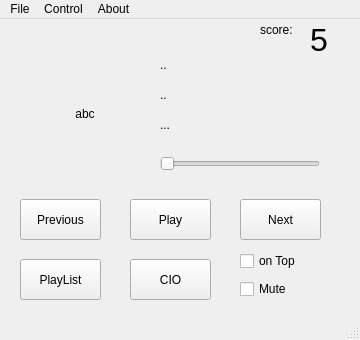
<?xml version="1.0" encoding="UTF-8"?>
<ui version="4.0">
 <class>MainWindow</class>
 <widget class="QMainWindow" name="MainWindow">
  <property name="geometry">
   <rect>
    <x>0</x>
    <y>0</y>
    <width>360</width>
    <height>340</height>
   </rect>
  </property>
  <property name="sizePolicy">
   <sizepolicy hsizetype="Fixed" vsizetype="Fixed">
    <horstretch>0</horstretch>
    <verstretch>0</verstretch>
   </sizepolicy>
  </property>
  <property name="minimumSize">
   <size>
    <width>360</width>
    <height>340</height>
   </size>
  </property>
  <property name="maximumSize">
   <size>
    <width>360</width>
    <height>340</height>
   </size>
  </property>
  <property name="windowTitle">
   <string>MainWindow</string>
  </property>
  <widget class="QWidget" name="centralwidget">
   <widget class="QPushButton" name="preBtn">
    <property name="geometry">
     <rect>
      <x>20</x>
      <y>180</y>
      <width>81</width>
      <height>41</height>
     </rect>
    </property>
    <property name="text">
     <string>Previous</string>
    </property>
   </widget>
   <widget class="QPushButton" name="stopBtn">
    <property name="geometry">
     <rect>
      <x>130</x>
      <y>180</y>
      <width>81</width>
      <height>41</height>
     </rect>
    </property>
    <property name="text">
     <string>Play</string>
    </property>
   </widget>
   <widget class="QPushButton" name="nextBtn">
    <property name="geometry">
     <rect>
      <x>240</x>
      <y>180</y>
      <width>81</width>
      <height>41</height>
     </rect>
    </property>
    <property name="text">
     <string>Next</string>
    </property>
   </widget>
   <widget class="QPushButton" name="modeBtn">
    <property name="geometry">
     <rect>
      <x>130</x>
      <y>240</y>
      <width>81</width>
      <height>41</height>
     </rect>
    </property>
    <property name="text">
     <string>CIO</string>
    </property>
   </widget>
   <widget class="QPushButton" name="listBtn">
    <property name="geometry">
     <rect>
      <x>20</x>
      <y>240</y>
      <width>81</width>
      <height>41</height>
     </rect>
    </property>
    <property name="text">
     <string>PlayList</string>
    </property>
   </widget>
   <widget class="QLabel" name="song_name">
    <property name="geometry">
     <rect>
      <x>160</x>
      <y>30</y>
      <width>151</width>
      <height>31</height>
     </rect>
    </property>
    <property name="text">
     <string>..</string>
    </property>
   </widget>
   <widget class="QLabel" name="song_author">
    <property name="geometry">
     <rect>
      <x>160</x>
      <y>60</y>
      <width>151</width>
      <height>31</height>
     </rect>
    </property>
    <property name="text">
     <string>..</string>
    </property>
   </widget>
   <widget class="QSlider" name="slider">
    <property name="geometry">
     <rect>
      <x>160</x>
      <y>130</y>
      <width>160</width>
      <height>29</height>
     </rect>
    </property>
    <property name="orientation">
     <enum>Qt::Horizontal</enum>
    </property>
   </widget>
   <widget class="QLabel" name="song_album">
    <property name="geometry">
     <rect>
      <x>160</x>
      <y>90</y>
      <width>171</width>
      <height>31</height>
     </rect>
    </property>
    <property name="text">
     <string>...</string>
    </property>
   </widget>
   <widget class="QLabel" name="song_score">
    <property name="geometry">
     <rect>
      <x>310</x>
      <y>0</y>
      <width>51</width>
      <height>41</height>
     </rect>
    </property>
    <property name="font">
     <font>
      <pointsize>24</pointsize>
     </font>
    </property>
    <property name="text">
     <string>5</string>
    </property>
   </widget>
   <widget class="QLabel" name="scoreLabel">
    <property name="geometry">
     <rect>
      <x>260</x>
      <y>0</y>
      <width>41</width>
      <height>21</height>
     </rect>
    </property>
    <property name="text">
     <string>score:</string>
    </property>
   </widget>
   <widget class="QLabel" name="img">
    <property name="geometry">
     <rect>
      <x>30</x>
      <y>30</y>
      <width>110</width>
      <height>130</height>
     </rect>
    </property>
    <property name="sizePolicy">
     <sizepolicy hsizetype="Fixed" vsizetype="Fixed">
      <horstretch>0</horstretch>
      <verstretch>0</verstretch>
     </sizepolicy>
    </property>
    <property name="minimumSize">
     <size>
      <width>110</width>
      <height>130</height>
     </size>
    </property>
    <property name="maximumSize">
     <size>
      <width>110</width>
      <height>130</height>
     </size>
    </property>
    <property name="text">
     <string>abc</string>
    </property>
    <property name="alignment">
     <set>Qt::AlignCenter</set>
    </property>
   </widget>
   <widget class="QWidget" name="">
    <property name="geometry">
     <rect>
      <x>240</x>
      <y>230</y>
      <width>79</width>
      <height>52</height>
     </rect>
    </property>
    <layout class="QVBoxLayout" name="verticalLayout">
     <item>
      <widget class="QCheckBox" name="ontopCheck">
       <property name="text">
        <string>on Top</string>
       </property>
      </widget>
     </item>
     <item>
      <widget class="QCheckBox" name="muteCheck">
       <property name="text">
        <string>Mute</string>
       </property>
      </widget>
     </item>
    </layout>
   </widget>
  </widget>
  <widget class="QMenuBar" name="menubar">
   <property name="geometry">
    <rect>
     <x>0</x>
     <y>0</y>
     <width>360</width>
     <height>25</height>
    </rect>
   </property>
   <widget class="QMenu" name="menuFile">
    <property name="title">
     <string>File</string>
    </property>
    <addaction name="actionAdd_Music"/>
    <addaction name="separator"/>
    <addaction name="actionQuit"/>
   </widget>
   <widget class="QMenu" name="menuControl">
    <property name="title">
     <string>Control</string>
    </property>
    <addaction name="actionStop_Continue"/>
    <addaction name="actionPreview"/>
    <addaction name="actionNext"/>
    <addaction name="separator"/>
    <addaction name="actionVol_Up"/>
    <addaction name="actionVol_Down"/>
   </widget>
   <widget class="QMenu" name="menuAbout">
    <property name="title">
     <string>About</string>
    </property>
   </widget>
   <addaction name="menuFile"/>
   <addaction name="menuControl"/>
   <addaction name="menuAbout"/>
  </widget>
  <widget class="QStatusBar" name="statusbar"/>
  <action name="actionAdd_Music">
   <property name="text">
    <string>Add Music</string>
   </property>
  </action>
  <action name="actionQuit">
   <property name="text">
    <string>Quit</string>
   </property>
  </action>
  <action name="actionStop_Continue">
   <property name="text">
    <string>Stop/Continue</string>
   </property>
  </action>
  <action name="actionPreview">
   <property name="text">
    <string>Preview</string>
   </property>
  </action>
  <action name="actionNext">
   <property name="text">
    <string>Next</string>
   </property>
  </action>
  <action name="actionVol_Up">
   <property name="text">
    <string>Vol Up</string>
   </property>
  </action>
  <action name="actionVol_Down">
   <property name="text">
    <string>Vol Down</string>
   </property>
  </action>
 </widget>
 <resources/>
 <connections>
  <connection>
   <sender>preBtn</sender>
   <signal>clicked()</signal>
   <receiver>MainWindow</receiver>
   <slot>preBtnPressed()</slot>
   <hints>
    <hint type="sourcelabel">
     <x>76</x>
     <y>236</y>
    </hint>
    <hint type="destinationlabel">
     <x>114</x>
     <y>247</y>
    </hint>
   </hints>
  </connection>
  <connection>
   <sender>stopBtn</sender>
   <signal>clicked()</signal>
   <receiver>MainWindow</receiver>
   <slot>stopBtnPressed()</slot>
   <hints>
    <hint type="sourcelabel">
     <x>170</x>
     <y>219</y>
    </hint>
    <hint type="destinationlabel">
     <x>229</x>
     <y>257</y>
    </hint>
   </hints>
  </connection>
  <connection>
   <sender>nextBtn</sender>
   <signal>clicked()</signal>
   <receiver>MainWindow</receiver>
   <slot>nextBtnPressed()</slot>
   <hints>
    <hint type="sourcelabel">
     <x>310</x>
     <y>239</y>
    </hint>
    <hint type="destinationlabel">
     <x>338</x>
     <y>269</y>
    </hint>
   </hints>
  </connection>
  <connection>
   <sender>listBtn</sender>
   <signal>clicked()</signal>
   <receiver>MainWindow</receiver>
   <slot>listBtnPressed()</slot>
   <hints>
    <hint type="sourcelabel">
     <x>81</x>
     <y>298</y>
    </hint>
    <hint type="destinationlabel">
     <x>111</x>
     <y>306</y>
    </hint>
   </hints>
  </connection>
  <connection>
   <sender>modeBtn</sender>
   <signal>clicked()</signal>
   <receiver>MainWindow</receiver>
   <slot>modeBtnPressed()</slot>
   <hints>
    <hint type="sourcelabel">
     <x>206</x>
     <y>285</y>
    </hint>
    <hint type="destinationlabel">
     <x>221</x>
     <y>316</y>
    </hint>
   </hints>
  </connection>
  <connection>
   <sender>ontopCheck</sender>
   <signal>toggled(bool)</signal>
   <receiver>MainWindow</receiver>
   <slot>onTopChecked(bool)</slot>
   <hints>
    <hint type="sourcelabel">
     <x>255</x>
     <y>269</y>
    </hint>
    <hint type="destinationlabel">
     <x>336</x>
     <y>179</y>
    </hint>
   </hints>
  </connection>
  <connection>
   <sender>muteCheck</sender>
   <signal>toggled(bool)</signal>
   <receiver>MainWindow</receiver>
   <slot>muteChecked(bool)</slot>
   <hints>
    <hint type="sourcelabel">
     <x>288</x>
     <y>294</y>
    </hint>
    <hint type="destinationlabel">
     <x>338</x>
     <y>218</y>
    </hint>
   </hints>
  </connection>
 </connections>
 <slots>
  <slot>preBtnPressed()</slot>
  <slot>stopBtnPressed()</slot>
  <slot>nextBtnPressed()</slot>
  <slot>listBtnPressed()</slot>
  <slot>modeBtnPressed()</slot>
  <slot>onTopChecked(bool)</slot>
  <slot>muteChecked(bool)</slot>
 </slots>
</ui>
